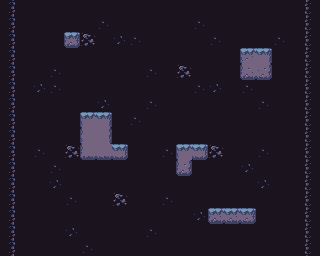

Tiled map render using the project's own tile images. Description and the whole map definition, tile-layer contents included, below:
An orthogonal 20x16 tile map with 16x16 px tiles, 2 tile layers (Background, Collision), 2 tilesets.

<map version="1.8" tiledversion="1.8.5" orientation="orthogonal" renderorder="right-down" width="20" height="16" tilewidth="16" tileheight="16" infinite="0" nextlayerid="3" nextobjectid="1">
 <tileset firstgid="1" source="../tiles/tileset.tsx" />
 <tileset firstgid="301" source="../tiles/Gray_Tile_Terrain (16 x 16).tsx" />
 <layer id="1" name="Background" width="20" height="16" locked="1">
  <data encoding="csv">
120,52,52,52,52,52,52,52,52,52,52,52,52,52,52,52,52,52,52,118,
120,52,52,52,52,52,47,52,52,52,52,52,47,52,52,52,52,52,52,118,
120,52,52,52,52,43,52,45,47,52,52,52,52,47,52,52,52,47,52,118,
120,52,52,52,52,52,52,52,52,52,52,52,52,52,52,43,52,52,52,118,
120,52,52,47,52,52,52,52,52,47,52,43,52,52,52,52,52,52,52,118,
120,52,45,47,52,52,52,52,52,52,52,52,47,45,52,47,52,52,52,118,
120,52,52,52,52,52,45,52,52,47,52,52,52,52,52,52,47,52,52,118,
120,52,52,52,52,52,52,52,47,52,52,52,52,52,52,52,52,52,52,118,
120,52,52,52,52,52,52,52,52,52,52,52,52,52,52,52,52,52,52,118,
120,52,47,52,43,52,52,52,52,52,47,52,52,43,52,52,47,52,52,118,
120,52,52,47,52,52,52,52,52,52,52,52,52,52,52,45,52,52,52,118,
120,52,52,45,52,52,52,52,52,52,52,52,52,52,52,52,45,52,52,118,
120,52,52,52,47,52,52,43,52,52,47,52,52,52,52,52,52,52,52,118,
120,52,52,52,52,52,52,52,52,52,52,52,45,52,52,43,52,52,52,118,
120,52,52,52,45,52,52,52,52,47,52,52,52,52,52,52,52,52,52,118,
120,52,52,52,52,47,52,52,52,52,52,52,52,52,52,52,52,52,52,118
</data>
 </layer>
 <layer id="2" name="Collision" width="20" height="16">
  <data encoding="csv">
120,0,0,0,0,0,0,0,0,0,0,0,0,0,0,0,0,0,0,118,
120,0,0,0,0,0,0,0,0,0,0,0,0,0,0,0,0,0,0,118,
120,0,0,0,678,0,0,0,0,0,0,0,0,0,0,0,0,0,0,118,
120,0,0,0,0,0,0,0,0,0,0,0,0,0,0,743,736,0,0,118,
120,0,0,0,0,0,0,0,0,0,0,0,0,0,0,776,777,0,0,118,
120,0,0,0,0,0,0,0,0,0,0,0,0,0,0,0,0,0,0,118,
120,0,0,0,0,0,0,0,0,0,0,0,0,0,0,0,0,0,0,118,
120,0,0,0,0,437,438,0,0,0,0,0,0,0,0,0,0,0,0,118,
120,0,0,0,0,470,471,0,0,0,0,0,0,0,0,0,0,0,0,118,
120,0,0,0,0,534,538,668,0,0,0,437,668,0,0,0,0,0,0,118,
120,0,0,0,0,0,0,0,0,0,0,807,0,0,0,0,0,0,0,118,
120,0,0,0,0,0,267,0,0,0,0,0,0,0,0,0,0,0,0,118,
120,0,0,0,0,0,0,0,0,0,0,0,0,0,0,0,0,0,0,118,
120,0,0,0,0,0,0,0,0,0,0,0,0,674,675,676,0,0,0,118,
120,0,0,0,0,0,0,0,0,0,0,0,0,0,0,0,0,0,0,118,
120,0,0,0,0,0,0,0,0,0,0,0,0,0,0,0,0,0,0,118
</data>
 </layer>
</map>
